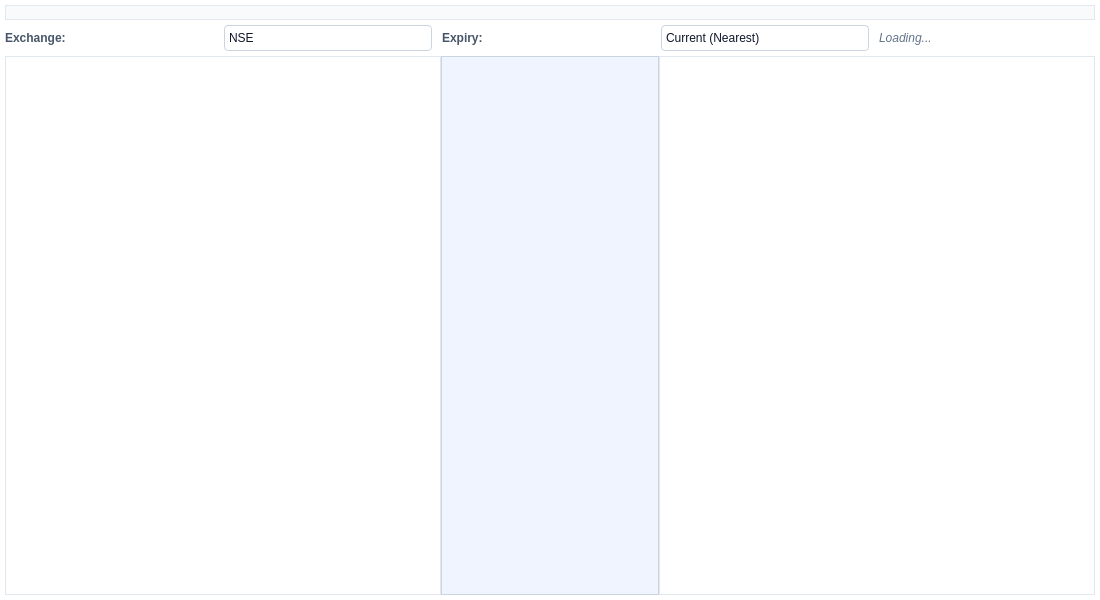
<?xml version="1.0" encoding="UTF-8"?>
<ui version="4.0">
 <class>ATMWatchWindow</class>
 <widget class="QWidget" name="ATMWatchWindow">
  <property name="geometry">
   <rect><x>0</x><y>0</y><width>1100</width><height>600</height></rect>
  </property>
  <property name="styleSheet">
   <string notr="true">
QWidget#ATMWatchWindow {
  background-color: #ffffff;
}
QToolBar {
  background-color: #f8fafc;
  border: 1px solid #e2e8f0;
  padding: 2px;
}
QToolButton {
  background-color: #f1f5f9;
  color: #334155;
  border: 1px solid #cbd5e1;
  padding: 4px 8px;
  margin: 2px;
  border-radius: 4px;
}
QToolButton:hover { background-color: #e2e8f0; color: #0f172a; }
QToolButton:pressed { background-color: #dbeafe; border-color: #3b82f6; }
QLabel#exchangeLabel, QLabel#expiryLabel {
  color: #475569;
  font-weight: bold;
}
QLabel#m_statusLabel {
  color: #64748b;
  font-style: italic;
}
QComboBox#m_exchangeCombo, QComboBox#m_expiryCombo {
  background-color: #ffffff;
  color: #0f172a;
  border: 1px solid #cbd5e1;
  padding: 4px;
  border-radius: 4px;
}
QComboBox#m_exchangeCombo::drop-down, QComboBox#m_expiryCombo::drop-down { border: none; }
QComboBox QAbstractItemView {
  background-color: #ffffff;
  color: #0f172a;
  selection-background-color: #bfdbfe;
  selection-color: #1e40af;
}
QTableView#m_callTable, QTableView#m_putTable {
  background-color: #ffffff;
  color: #1e293b;
  gridline-color: #f1f5f9;
  border: 1px solid #e2e8f0;
  selection-background-color: #bfdbfe;
  selection-color: #1e40af;
}
QTableView#m_callTable::item:selected, QTableView#m_putTable::item:selected {
  background: #bfdbfe;
  color: #1e40af;
}
QTableView#m_symbolTable {
  background-color: #f0f4ff;
  color: #1e293b;
  gridline-color: #e2e8f0;
  border: 1px solid #cbd5e1;
  selection-background-color: #bfdbfe;
  selection-color: #1e40af;
}
QTableView#m_symbolTable::item:selected {
  background: #bfdbfe;
  color: #1e40af;
}
QHeaderView::section {
  background-color: #f8fafc;
  color: #475569;
  padding: 4px;
  border: none;
  border-bottom: 2px solid #e2e8f0;
  font-weight: bold;
}
QTableView#m_symbolTable QHeaderView::section {
  background-color: #e8ecf4;
  color: #334155;
  border-bottom: 2px solid #cbd5e1;
}
   </string>
  </property>
  <layout class="QVBoxLayout" name="mainLayout">
   <property name="spacing"><number>5</number></property>
   <property name="leftMargin"><number>5</number></property>
   <property name="topMargin"><number>5</number></property>
   <property name="rightMargin"><number>5</number></property>
   <property name="bottomMargin"><number>5</number></property>

   <!-- Toolbar -->
   <item>
    <widget class="QToolBar" name="m_toolbar">
     <property name="movable"><bool>false</bool></property>
     <property name="floatable"><bool>false</bool></property>
     <property name="contextMenuPolicy"><enum>Qt::PreventContextMenu</enum></property>
    </widget>
   </item>

   <!-- Filter Panel -->
   <item>
    <layout class="QHBoxLayout" name="filterLayout">
     <property name="spacing"><number>10</number></property>
     <item>
      <widget class="QLabel" name="exchangeLabel">
       <property name="text"><string>Exchange:</string></property>
      </widget>
     </item>
     <item>
      <widget class="QComboBox" name="m_exchangeCombo">
       <property name="minimumSize"><size><width>80</width><height>0</height></size></property>
       <item><property name="text"><string>NSE</string></property></item>
       <item><property name="text"><string>BSE</string></property></item>
      </widget>
     </item>
     <item>
      <widget class="QLabel" name="expiryLabel">
       <property name="text"><string>Expiry:</string></property>
      </widget>
     </item>
     <item>
      <widget class="QComboBox" name="m_expiryCombo">
       <property name="minimumSize"><size><width>150</width><height>0</height></size></property>
       <item><property name="text"><string>Current (Nearest)</string></property></item>
      </widget>
     </item>
     <item>
      <widget class="QLabel" name="m_statusLabel">
       <property name="text"><string>Loading...</string></property>
      </widget>
     </item>
     <item>
      <spacer name="filterSpacer">
       <property name="orientation"><enum>Qt::Horizontal</enum></property>
      </spacer>
     </item>
    </layout>
   </item>

   <!-- Three-table layout -->
   <item>
    <layout class="QHBoxLayout" name="tableLayout">
     <property name="spacing"><number>0</number></property>
     <item>
      <widget class="QTableView" name="m_callTable">
       <property name="sizePolicy">
        <sizepolicy hsizetype="Expanding" vsizetype="Expanding">
         <horstretch>2</horstretch><verstretch>0</verstretch>
        </sizepolicy>
       </property>
       <property name="selectionBehavior"><enum>QAbstractItemView::SelectRows</enum></property>
       <property name="selectionMode"><enum>QAbstractItemView::SingleSelection</enum></property>
       <property name="editTriggers"><set>QAbstractItemView::NoEditTriggers</set></property>
       <property name="showGrid"><bool>true</bool></property>
       <property name="horizontalScrollBarPolicy"><enum>Qt::ScrollBarAlwaysOff</enum></property>
       <property name="verticalScrollBarPolicy"><enum>Qt::ScrollBarAlwaysOff</enum></property>
       <attribute name="verticalHeaderVisible"><bool>false</bool></attribute>
      </widget>
     </item>
     <item>
      <widget class="QTableView" name="m_symbolTable">
       <property name="sizePolicy">
        <sizepolicy hsizetype="Expanding" vsizetype="Expanding">
         <horstretch>1</horstretch><verstretch>0</verstretch>
        </sizepolicy>
       </property>
       <property name="selectionBehavior"><enum>QAbstractItemView::SelectRows</enum></property>
       <property name="selectionMode"><enum>QAbstractItemView::SingleSelection</enum></property>
       <property name="editTriggers"><set>QAbstractItemView::NoEditTriggers</set></property>
       <property name="showGrid"><bool>true</bool></property>
       <property name="horizontalScrollBarPolicy"><enum>Qt::ScrollBarAlwaysOff</enum></property>
       <property name="verticalScrollBarPolicy"><enum>Qt::ScrollBarAsNeeded</enum></property>
       <attribute name="verticalHeaderVisible"><bool>false</bool></attribute>
      </widget>
     </item>
     <item>
      <widget class="QTableView" name="m_putTable">
       <property name="sizePolicy">
        <sizepolicy hsizetype="Expanding" vsizetype="Expanding">
         <horstretch>2</horstretch><verstretch>0</verstretch>
        </sizepolicy>
       </property>
       <property name="selectionBehavior"><enum>QAbstractItemView::SelectRows</enum></property>
       <property name="selectionMode"><enum>QAbstractItemView::SingleSelection</enum></property>
       <property name="editTriggers"><set>QAbstractItemView::NoEditTriggers</set></property>
       <property name="showGrid"><bool>true</bool></property>
       <property name="horizontalScrollBarPolicy"><enum>Qt::ScrollBarAlwaysOff</enum></property>
       <property name="verticalScrollBarPolicy"><enum>Qt::ScrollBarAlwaysOff</enum></property>
       <attribute name="verticalHeaderVisible"><bool>false</bool></attribute>
      </widget>
     </item>
    </layout>
   </item>
  </layout>
 </widget>
 <resources/>
 <connections/>
</ui>
